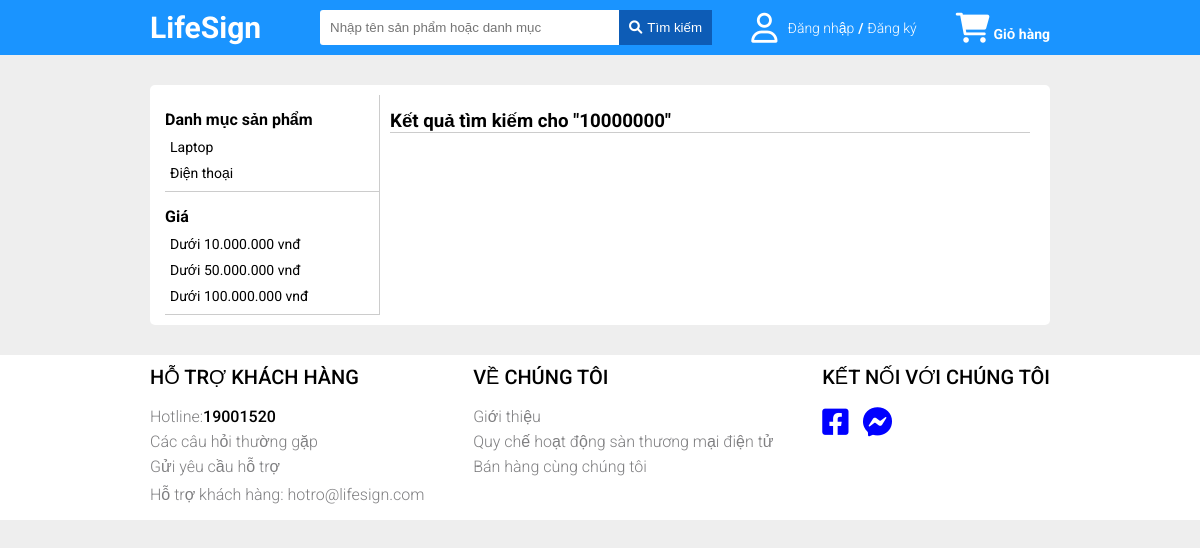
The page /?c=timkiem&a=gia&id=10000000 on the database as committed earlier.
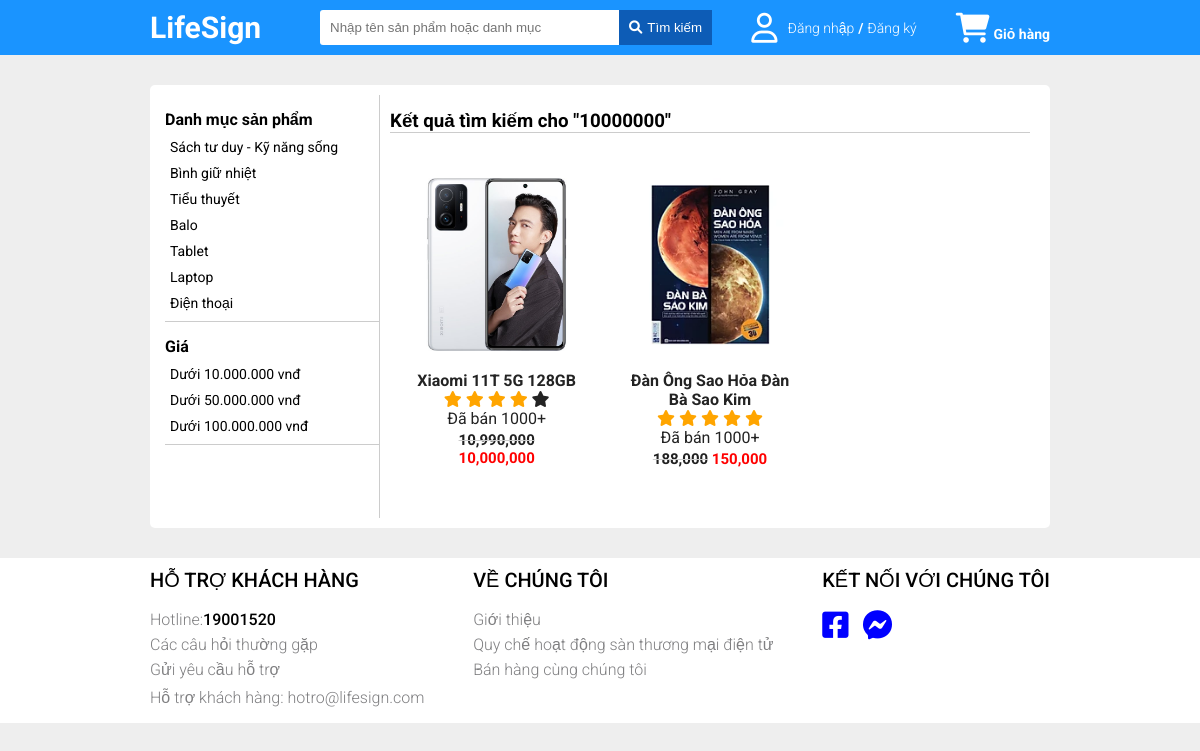
The same page on the database as committed later.
### tables this page shows
CREATE TABLE `danhmuc_sp` (
  `Id_dm_sp` int(11) NOT NULL,
  `tieu_de` varchar(255) NOT NULL,
  `noi_dung` text NOT NULL,
  `img` varchar(255) NOT NULL
);

CREATE TABLE `san_pham` (
  `id_sanpham` varchar(11) NOT NULL,
  `id_dm_sp` int(11) NOT NULL,
  `ten_dang_nhap` varchar(255) NOT NULL,
  `tieu_de` varchar(255) NOT NULL,
  `noi_dung` text NOT NULL,
  `img` varchar(255) NOT NULL,
  `gia_goc` float NOT NULL,
  `gia_giam` float DEFAULT NULL,
  `ngay_dang` datetime NOT NULL,
  `danh_gia` float NOT NULL,
  `trang_thai` tinyint(1) NOT NULL,
  `so_luong` int(11) NOT NULL
);

### site/controller/timkiemController.php (called while the page is built, shortened)
<?php
class timkiemController
{
    private $timkiemModel;
    private $dmSPModel;
    function __construct(){
        $this->timkiemModel = model('timkiemModel');
        $this->dmSPModel = model('dm_san_phamModel');
    }
    function gia(){
        if(isset($_GET['id'])){
            $tukhoa = $_GET['id'];
            $sanPham = $this->timkiemModel->tim_kiem_gia($tukhoa);
        }
        $dmSP = $this->dmSPModel->get_dm_sp_all();
        view('trangChinh/timkiemView', 'site', [
            'danhMuc' => $dmSP,
            'tukhoa'=>$tukhoa,
            'view'=>$sanPham
        ]);
    }
}

### core/router.php (called while the page is built, shortened)
<?php
function routerSite($controller, $action){
    $controllerObj = new $controller();
    $controllerObj->{$action}();
}

### core/DB.php (called while the page is built, shortened)
<?php
class DB
{
    public $con;
    private $severName = 'localhost';
    private $databaseName = 'duan1_nhom3';
    private $userName = 'root';
    private $password = '';
    function __construct()
    {
        $this->con = new mysqli($this->severName, $this->userName, $this->password, $this->databaseName);
    }
    public function getData($sql)
    {
        $datas = $this->con->query($sql);
        return $data = $datas->fetch_all();
    }
}

### model/dm_san_phamModel.php (called while the page is built, shortened)
<?php
class dm_san_phamModel extends DB
{
    function get_dm_sp_all()
    {
        $sql = "SELECT * from danhmuc_sp order by id_dm_sp desc";
        return $this->getData($sql);
    }
}

### model/timkiemModel.php (called while the page is built, shortened)
<?php
class timkiemModel extends DB{
    function tim_kiem_gia($id){
        $sql = "SELECT * FROM san_pham WHERE gia_giam <= '$id'";
        return $this->getData($sql);
    }
}
?>

### site/view/trangChinh/timkiemView.php (the view, shortened to what this page needs)
<link rel="stylesheet" href="<?= URL_PUBLIC ?>site/css/search.css">
<link rel="stylesheet" href="<?= URL_PUBLIC ?>site/css/index.css">
<div class="container">
  <div class="danhMucAll sanPham showsearch">
    <div class="menuProduct">
      <div class="searchDanhmuc">
        <h4>Danh mục sản phẩm</h4>
        <ul>
          <?php
          foreach ($data['danhMuc'] as $danhMuc) {
            echo '
                    <li>
                        <a href="?c=timkiem&a=dm&id=' . $danhMuc[1] . '">
                            <p>' . $danhMuc[1] . '</p>
                        </a>
                    </li>
                        ';
          }
          ?>
        </ul>
      </div>
      <div class="searchDanhmuc">
        <h4>Giá</h4>
        <ul>
          <li><a href="?c=timkiem&a=gia&id=10000000">Dưới 10.000.000 vnđ</a></li>
          <li><a href="?c=timkiem&a=gia&id=50000000">Dưới 50.000.000 vnđ</a></li>
          <li><a href="?c=timkiem&a=gia&id=100000000">Dưới 100.000.000 vnđ</a></li>
        </ul>
      </div>
    </div>
    <div class="showProduct">
      <h3 class="searchOutput">Kết quả tìm kiếm cho "<?php echo $data['tukhoa'] ?>"</h3>
      <div class="container-c">
        <?php
        foreach ($data['view'] as $value) {
          $sosoa = $value[9];
          $check = [
            0 => '',
            1 => '',
            2 => '',
            3 => '',
            4 => '',
          ];
          for ($i = 0; $i < $sosoa; $i++) {
            $check[$i] = 'checked';
          }
          echo '
          <div class="box">
            <a href="' . URL_WEB . '?c=chitiet&a=index&id=' . $value[0] . '">
                <img src="' . URL_PUBLIC . 'site/img/' . $value[5] . '" class="product" />
                <div class="product__main">
                    <h3 class="name">
                        <b>' . $value[3] . '</b>
                    </h3>
                    <div class="rating">
                        <span class="fa fa-star ' . $check[0] . '"></span>
                        <span class="fa fa-star ' . $check[1] . '"></span>
                        <span class="fa fa-star ' . $check[2] . '"></span>
                        <span class="fa fa-star ' . $check[3] . '"></span>
                        <span class="fa fa-star ' . $check[4] . '"></span>
                        <p>Đã bán 1000+</p>
                    </div>
                    <p class="buy1">
                        <b>' . number_format($value[6]) . '</b>
                        <b>' . number_format($value[7]) . '</b>
                    </p>
                </div>
            </a>
        </div>
                ';
        }
        ?>
      </div>
    </div>
  </div>
</div>

Rows that differ between the two databases and show on the page:
added danhmuc_sp: tieu_de "Sách tư duy - Kỹ năng sống"
added danhmuc_sp: tieu_de "Bình giữ nhiệt"
added danhmuc_sp: tieu_de "Tiểu thuyết"
added danhmuc_sp: tieu_de "Balo"
added danhmuc_sp: tieu_de "Tablet"
added san_pham: img (picture), tieu_de "Xiaomi 11T 5G 128GB", gia_goc "10,990,000", gia_giam "10,000,000"
added san_pham: img (picture), tieu_de "Đàn Ông Sao Hỏa Đàn Bà Sao Kim", gia_goc "188,000", gia_giam "150,000"
